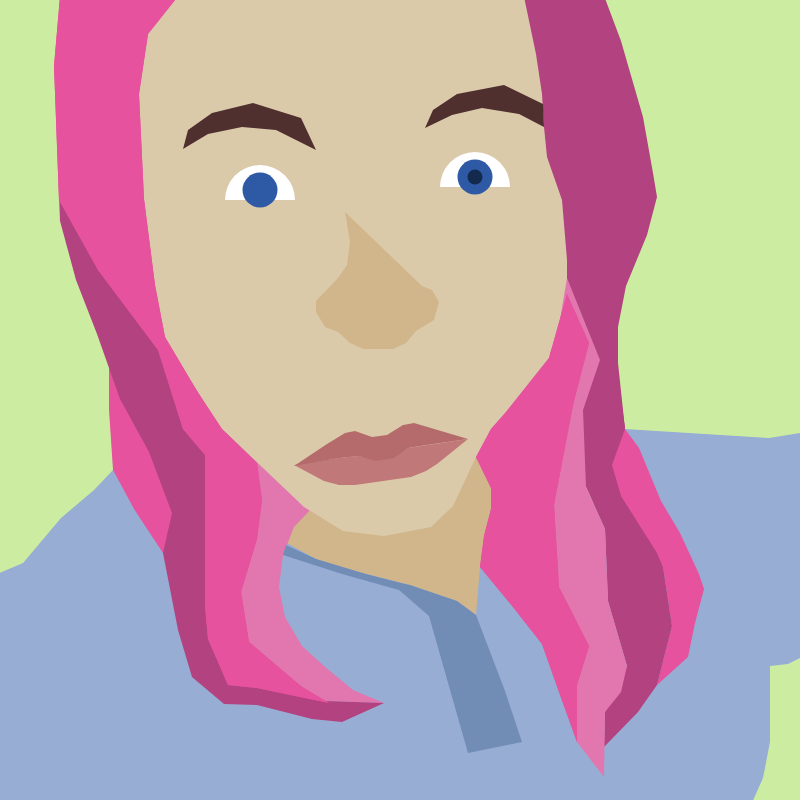
Frame 1 (no input)
Frame 60 (no input): identical to frame 1, image omitted
Frame 120 (the mouse pressed at the canvas centre since frame 60): identical to frame 1, image omitted

The p5.js sketch that drew this single still picture (run headless with seeded random() and noise() and a simulated clock; from frame 60 on, the mouse is pressed at the canvas centre):

// p5.js sketch
// ── sketch.js
// Marie Fabozzi
// IGME-609 Project 1
// Self-Portrait
// January 31, 2019

// declare global for setup and draw
var canvasSize;

function setup() {
//Create size of canvas
  canvasSize = 800;
  createCanvas(canvasSize, canvasSize);
  
}

function draw() {
  background(204,237,161); //green bg color
  
  drawNeck();
  drawShirt();
  drawLeftPinkLight();
  drawFace();
  drawCollar();
  drawLeftPinkMidLeft();
  drawLeftPinkDark();
  drawLeftPinkMidRight();
  drawLeftPinkMidRight();
  drawRightPinkMidRight();
  drawRightPinkDarkBottom();
  drawRightPinkDarkTop();
  drawRightPinkLight();
  drawRightPinkMidLeft();
  drawRightPinkLeftMid();
  drawBottomLip();
  drawTopLip();
  drawNose();
  drawLeftEyebrow();
  drawRightEyebrow();
  drawLeftEyeWhite();
  drawRightEyeWhite();
  drawRightLightBlueEye();
  drawLeftLightBlueEye();
  drawRightEyeDarkBlue(); 
}


function drawNeck()
{
  //darker skintone neck
  noStroke();
  fill(209,182,139); //darker skintone
  beginShape();
  vertex(316,500);
  vertex(353,525);
  vertex(406,520);
  vertex(473,446);
  vertex(502,474);
  vertex(483,632);
  vertex(419,613);
  vertex(308,569);
  vertex(273,541);
  endShape(CLOSE);
}

function drawShirt()
{
  //light blue scrub
  noStroke();
  fill(152,173,211); //light blue scrub color
  beginShape();
  vertex(-17,580);
  vertex(23,563);
  vertex(61,518);
  vertex(94,490);
  vertex(113,470);
  vertex(140,391);
  vertex(166,473);
  vertex(283,541);
  vertex(316,559);
  vertex(358,572);
  vertex(410,585);
  vertex(457,601);
  vertex(476,615);
  vertex(480,567);
  vertex(619,489);
  vertex(625,429);
  vertex(769,438);
  vertex(807,432);
  vertex(851,632);
  vertex(788,664);
  vertex(770,666);
  vertex(770,742);
  vertex(763,778);
  vertex(751,805);
  vertex(766,815);
  vertex(-17,815);
  endShape(CLOSE);
}

function drawLeftPinkLight()
{
  //left pink hair light tone
  fill(226,119,175); //pink hair light tone color
  beginShape();
  vertex(230,423);
  vertex(313,507);
  vertex(294,527);
  vertex(283,555);
  vertex(279,587);
  vertex(285,617);  
  vertex(302,646);    
  vertex(324,666);    
  vertex(353,690);    
  vertex(384,703);
  vertex(325,701);
  vertex(292,681);
  vertex(243,676);
  vertex(205,606);
  vertex(199,517);
  endShape(CLOSE);  
}

function drawFace()
{
  //face
  noStroke();
  fill(219,202,170); //light skintone
  beginShape();
  vertex(140,-15);
  vertex(133,2);
  vertex(136,193);
  vertex(154,327);
  vertex(222,429);
  vertex(304,507);
  vertex(343,531);
  vertex(384,536);
  vertex(431,527);
  vertex(453,506);
  vertex(476,457);
  vertex(515,423);
  vertex(562,359);
  vertex(581,254);
  vertex(592,202);
  vertex(536,-10);
  vertex(140,-15);
  endShape(CLOSE);
}

function drawCollar()
{
    //darker blue scrub detail
  noStroke();
  fill(113,141,181); //dark blue scrub color
  beginShape();
  vertex(286,545);
  vertex(316,559);
  vertex(366,574);
  vertex(401,583);
  vertex(410,585);
  vertex(457,601);
  vertex(476,615);
  vertex(505,691);
  vertex(522,742);
  vertex(468,753);
  vertex(429,616);
  vertex(399,590);
  vertex(342,574);
  vertex(283,555);
  endShape(CLOSE);
}

  function drawLeftPinkMidLeft()
{
  //left pink hair midtone LEFT CHUNK
  fill(230,82,157); //pink midtone color
  beginShape();
  vertex(109,368);
  vertex(140,391);
  vertex(214,566);
  vertex(163,553);
  vertex(134,509);
  vertex(113,470);
  vertex(109,410);  
  endShape(CLOSE);  
}

function drawLeftPinkDark()
{   
  //left pink hair dark tone
  fill(179,66,128); //pink dark color
  beginShape();
  vertex(59,195);
  vertex(110,267);
  vertex(197,391);
  vertex(230,448);  
  vertex(209,587);
  vertex(205,606); //
  vertex(243,676); //
  vertex(292,681); //
  vertex(325,701); //
  vertex(384,703); //
  vertex(342,722); //
  vertex(312,719); //
  vertex(257,705); //
  vertex(224,704); //
  vertex(192,677); //
  vertex(178,630); //
  vertex(163,553); //
  vertex(172,513);
  vertex(149,452);
  vertex(120,399);
  vertex(97,334);
  vertex(76,280);
  vertex(60,221);
  endShape(CLOSE);
}

function drawLeftPinkMidRight()
{
  //left pink hair midtone RIGHT CHUNK
  fill(230,82,157);
  beginShape();
  vertex(292,496);
  vertex(310,512);
  vertex(320,587);
  vertex(329,618);
  vertex(363,643);
  vertex(384,703);
  vertex(363,701);
  vertex(344,691);
  vertex(298,659);
  vertex(270,587);
  vertex(283,555);
  endShape(CLOSE);
}

function drawLeftPinkMidRight()
{
  //left pink hair midtone RIGHT CHUNK
  fill(230,82,157); //pink midtone color
  beginShape();
  vertex(61,-15);
  vertex(187,-15);
  vertex(148,34);
  vertex(139,94);
  vertex(144,199);
  vertex(155,285);
  vertex(165,337);  
  vertex(197,391);
  vertex(222,429);  
  vertex(257,463);  
  vertex(262,500);  
  vertex(257,539);
  vertex(241,592);  
  vertex(249,642);  
  vertex(302,687);  
  vertex(329,703);
  vertex(257,688);  
  vertex(228,685);
  vertex(208,639);  
  vertex(205,606);  
  vertex(205,566);  
  vertex(205,455);  
  vertex(183,429);  
  vertex(158,350);  
  vertex(98,270);  
  vertex(59,200);  
  vertex(54,66);  
  endShape(CLOSE); 
}

function drawRightPinkMidRight()
{
  //right pink hair midtone RIGHT CHUNK
  fill(230,82,157);
  beginShape();
  vertex(567,278);
  vertex(588,334);
  vertex(620,395);  
  vertex(625,429);
  vertex(639,448);
  vertex(661,501);
  vertex(680,533);
  vertex(699,574);
  vertex(704,589);
  vertex(695,623);
  vertex(688,657);  
  vertex(657,685);
  vertex(672,626);
  vertex(663,567);
  vertex(605,481);
  vertex(556,386);
  vertex(550,353);
  vertex(561,333);
  vertex(567,294);
  endShape(CLOSE);
}

function drawRightPinkDarkBottom()
{  
  //right pink hair dark tone BOTTOM CHUNK
  fill(179,66,128); //pink dark color
  beginShape();
  vertex(618,363);
  vertex(625,429);
  vertex(612,465); 
  vertex(621,496);
  vertex(657,553);
  vertex(663,567);
  vertex(672,626);
  vertex(657,685);
  vertex(638,712);
  vertex(604,747);
  vertex(605,712);  
  vertex(627,666);
  vertex(608,601);
  vertex(605,529);
  vertex(586,487);
  vertex(541,410);
  vertex(528,386);
  vertex(538,375);
  vertex(550,360);
  vertex(556,343);
  endShape(CLOSE);
}

function drawRightPinkDarkTop()
{  
  //right pink hair dark tone TOP CHUNK
  fill(179,66,128); //pink dark color
  beginShape();
  vertex(523,-8);
  vertex(600,-15);
  vertex(621,41);  
  vertex(643,117);
  vertex(653,173);
  vertex(657,197);
  vertex(647,235);
  vertex(626,286);
  vertex(618,327);
  vertex(618,374);
  vertex(625,429);  
  vertex(572,350);
  vertex(567,294);
  vertex(567,260);
  vertex(562,200);
  vertex(547,157);
  vertex(544,127);
  vertex(542,94);
  vertex(536,54);
  endShape(CLOSE);
}

function drawRightPinkLight()
{
  //right pink hair light pink
  fill(226,119,175); //pink light color
  beginShape();
  vertex(567,278);
  vertex(600,360);
  vertex(583,410);  
  vertex(586,487);
  vertex(605,529);
  vertex(608,601);
  vertex(627,666);
  vertex(621,692);
  vertex(605,712);
  vertex(604,777);
  vertex(577,742);  
  vertex(572,715);
  vertex(577,670);
  vertex(567,626);
  vertex(550,581);
  vertex(547,528);
  vertex(545,496);
  vertex(559,449);
  vertex(572,370);
  vertex(554,343);
  vertex(560,320);
  endShape(CLOSE);
}

function drawRightPinkMidLeft()
{
  //right pink hair midtone LEFT CHUNK
  fill(230,82,157); //midtone pink color
  beginShape();
  vertex(567,294);
  vertex(589,343);
  vertex(573,405);
  vertex(554,505);  
  vertex(559,587);
  vertex(589,646);
  vertex(577,685);
  vertex(577,742);
  vertex(559,692);
  vertex(542,644);
  vertex(513,607);
  vertex(480,567);  
  vertex(484,536);
  vertex(491,509);
  vertex(491,488);
  vertex(476,457);
  vertex(491,429);
  vertex(506,412);
  vertex(549,358);
  endShape(CLOSE);
}

function drawRightPinkLeftMid()
{
  //right pink hair midtone LEFT CHUNK
  fill(230,82,157); //midtone pink color
  beginShape();
  vertex(567,294);
  vertex(589,343);
  vertex(573,405);
  vertex(554,505);  
  vertex(559,587);
  vertex(589,646);
  vertex(577,685);
  vertex(577,742);
  vertex(559,692);
  vertex(542,644);
  vertex(513,607);
  vertex(480,567);  
  vertex(484,536);
  vertex(491,509);
  vertex(491,488);
  vertex(476,457);
  vertex(491,429);
  vertex(506,412);
  vertex(549,358);
  endShape(CLOSE);
}

function drawBottomLip()
{
  //mouth bottom lip
  fill(192,120,120); //bottom lip color
  beginShape();
  vertex(294,465);
  vertex(339,458);
  vertex(359,456);
  vertex(376,458);
  vertex(393,456);
  vertex(408,448);
  vertex(468,439);
  vertex(437,464);
  vertex(426,471);
  vertex(411,477);
  vertex(355,485);
  vertex(339,485);
  vertex(324,481);
  endShape();
}

function drawTopLip()
{
  //mouth top lip
  fill(181,107,107); //top lip color
  beginShape();
  vertex(294,466);
  vertex(327,444);
  vertex(345,433);
  vertex(355,431);
  vertex(372,437);
  vertex(387,435);
  vertex(403,425);
  vertex(414,423);
  vertex(468,439);
  vertex(440,443);
  vertex(420,446);
  vertex(408,448);
  vertex(394,458);
  vertex(376,461);
  vertex(359,456);
  vertex(339,458);
  endShape();
}

 function drawNose()
{
  //nose
  fill(209,182,139);
  beginShape();
  vertex(345,212);
  vertex(350,242);
  vertex(347,265);
  vertex(338,278);
  vertex(316,301);
  vertex(316,312);
  vertex(325,327);
  vertex(338,332);  
  vertex(350,343);
  vertex(363,349);
  vertex(393,349);
  vertex(406,343);
  vertex(416,331);
  vertex(434,320);
  vertex(439,302);
  vertex(432,290);
  vertex(422,286);
  endShape(CLOSE);
}

 function drawLeftEyebrow()
{
  // left eyebrow
  fill(79,48,47);
  beginShape();
  vertex(183,149);
  vertex(188,130);
  vertex(212,113);
  vertex(253,103);
  vertex(301,118);
  vertex(316,150);
  vertex(276,130);
  vertex(242,127);
  vertex(208,134);
  endShape(CLOSE);
}

function drawRightEyebrow()
{
   // right eyebrow
  fill(79,48,47);
  beginShape();
  vertex(425,128);
  vertex(433,110);
  vertex(457,94);
  vertex(504,85);
  vertex(543,104);
  vertex(544,127);
  vertex(519,114);
  vertex(482,108);
  vertex(452,115);
  endShape(CLOSE);
}
  
function drawLeftEyeWhite()
{
  // left eye
  fill(255); //white
  arc(260,200,70,70,3.14,0);
}

function drawRightEyeWhite()
{
  // right eye
  fill(255); //white
  arc(475,187,70,70,3.14,0);
}

 function drawRightLightBlueEye()
{
  // right light blue circle of eye   
  fill(46,89,165);   //light blue eye
  ellipse(475,177,35);
}

function drawLeftLightBlueEye()
{
  // left light blue circle of eye
  fill(46,89,165);
  ellipse(260,190,35);  
}

function drawRightEyeDarkBlue()
{  
  // right eye dark blue
  fill(20,41,78);
  ellipse(475,177,15);
}

function drawLeftEyeDarkBlue()
{
  // left eye dark blue
  fill(20,41,78);
  ellipse(260,190,15);
}
